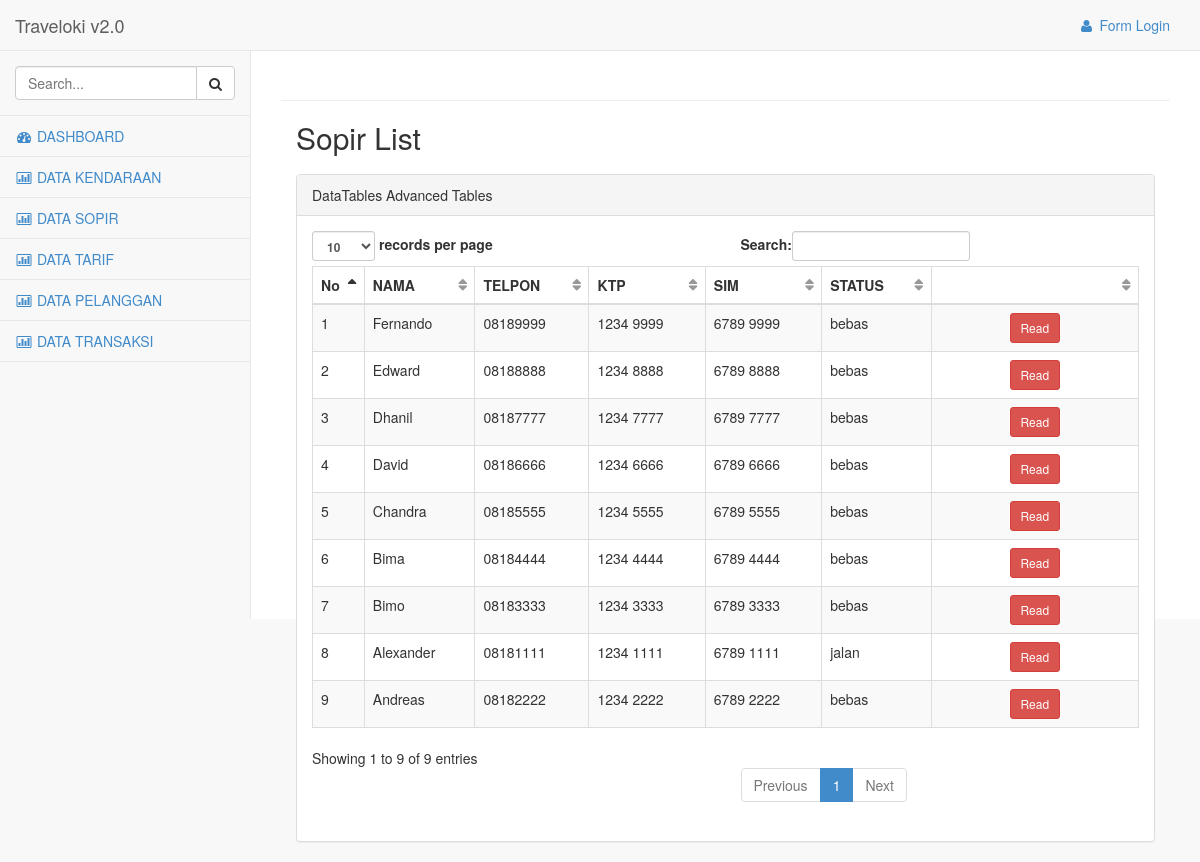
Page /index.php/sopir on the committed database.
### tables this page shows
CREATE TABLE IF NOT EXISTS `sopir` (
`sopir_id` int(11) NOT NULL,
  `sopir_alamat` text NOT NULL,
  `sopir_nama` varchar(100) NOT NULL,
  `sopir_telpon` varchar(12) NOT NULL,
  `sopir_ktp` varchar(30) NOT NULL,
  `sopir_sim` varchar(30) NOT NULL,
  `sopir_status` enum('bebas','jalan') NOT NULL
);

### application/libraries/Template.php (called while the page is built)
<?php if ( ! defined('BASEPATH')) exit('No direct script access allowed');
class Template {
		var $template_data = array();
		function set($name, $value)
		{
			$this->template_data[$name] = $value;
		}
		function load($template = '', $view = '' , $view_data = array(), $return = FALSE)
		{
			$this->CI =& get_instance();
			$this->set('contents', $this->CI->load->view($view, $view_data, TRUE));
			return $this->CI->load->view($template, $this->template_data, $return);
		}
}

### application/controllers/Sopir.php (called while the page is built, shortened)
<?php
class Sopir extends CI_Controller
{
    public function index()
    {
        $sopir = $this->sopir_model->get_all();
        $data = array(
            'sopir_data' => $sopir
        );
        $this->template->load('adminTemplate','sopir_list', $data);
    }
}

### index.php (called while the page is built, shortened)
<?php
require_once BASEPATH.'core/CodeIgniter.php';

### application/models/Sopir_model.php (called while the page is built, shortened)
<?php
class Sopir_model extends CI_Model
{
    public $table = 'sopir';
    public $id = 'sopir_id';
    public $order = 'DESC';
    function get_all()
    {
        $this->db->order_by($this->id, $this->order);
        return $this->db->get($this->table)->result();
    }
}

### application/views/sopir_list.php (the view, shortened to what this page needs)
<div class='col-lg-12'>
    <div class="row" style="margin-bottom: 10px">
        <div class="col-md-4">
            <h2 style="margin-top:0px">Sopir List</h2>
        </div>
        <div class="col-md-4 text-center">
        </div>
        <div class="col-md-4 text-right">
        </div>
    </div>
    <div class="panel panel-default">
        <div class="panel-heading">
            DataTables Advanced Tables
        </div>
        <div class="panel-body">
            <table class="table table-bordered table-striped" id="mytable">
                <thead>
                    <tr>
                        <th>No</th>
                        <th>NAMA</th>
                        <th>TELPON</th>
                        <th>KTP</th>
                        <th>SIM</th>
                        <th>STATUS</th>
                        <th></th>
                    </tr>
                </thead>
                <tbody>
                    <?php
                    $start = 0;
                    foreach ($sopir_data as $sopir) {
                        ?>
                        <tr>
                            <td><?php echo++$start ?></td>
                            <td><?php echo $sopir->sopir_nama ?></td>
                            <td><?php echo $sopir->sopir_telpon ?></td>
                            <td><?php echo $sopir->sopir_ktp ?></td>
                            <td><?php echo $sopir->sopir_sim ?></td>
                            <td><?php echo $sopir->sopir_status ?></td>
                            <td style="text-align:center" width="180">
                                <?php
                                echo anchor(site_url('sopir/read/' . $sopir->sopir_id), 'Read', array('class' => 'btn btn-danger btn-sm'));
                                ?>
                            </td>
                        </tr>
                        <?php
                    }
                    ?>
                </tbody>
            </table>
        </div>
    </div></div>

### assets/css/sb-admin-2.css (style rules this page uses)
body { background-color: #f8f8f8; }
.navbar-top-links li a { padding: 15px; min-height: 50px; }
table.dataTable thead .sorting, table.dataTable thead .sorting_asc, table.dataTable thead .sorting_desc, table.dataTable thead .sorting_asc_disabled, table.dataTable thead .sorting_desc_disabled { background: 0 0; }
table.dataTable thead .sorting_asc:after { content: "\f0de"; float: right; font-family: fontawesome; }
table.dataTable thead .sorting:after { content: "\f0dc"; float: right; font-family: fontawesome; color: rgba(50,50,50,.5); }

### rows in the picture
sopir: sopir_nama "Fernando", sopir_telpon "08189999", sopir_ktp "1234 9999", sopir_sim "6789 9999", sopir_status "bebas", sopir_id "Read"
sopir: sopir_nama "Edward", sopir_telpon "08188888", sopir_ktp "1234 8888", sopir_sim "6789 8888", sopir_status "bebas", sopir_id "Read"
sopir: sopir_nama "Dhanil", sopir_telpon "08187777", sopir_ktp "1234 7777", sopir_sim "6789 7777", sopir_status "bebas", sopir_id "Read"
sopir: sopir_nama "David", sopir_telpon "08186666", sopir_ktp "1234 6666", sopir_sim "6789 6666", sopir_status "bebas", sopir_id "Read"
sopir: sopir_nama "Chandra", sopir_telpon "08185555", sopir_ktp "1234 5555", sopir_sim "6789 5555", sopir_status "bebas", sopir_id "Read"
sopir: sopir_nama "Bima", sopir_telpon "08184444", sopir_ktp "1234 4444", sopir_sim "6789 4444", sopir_status "bebas", sopir_id "Read"
sopir: sopir_nama "Bimo", sopir_telpon "08183333", sopir_ktp "1234 3333", sopir_sim "6789 3333", sopir_status "bebas", sopir_id "Read"
sopir: sopir_nama "Alexander", sopir_telpon "08181111", sopir_ktp "1234 1111", sopir_sim "6789 1111", sopir_status "jalan", sopir_id "Read"
sopir: sopir_nama "Andreas", sopir_telpon "08182222", sopir_ktp "1234 2222", sopir_sim "6789 2222", sopir_status "bebas", sopir_id "Read"

### other values in the picture
anchor('users/login','<i class="fa fa-user fa-fw"></i> Form Login') "Form Login"
anchor('sopir',"<i class='fa fa-bar-chart-o fa-fw'></i> DATA SOPIR") "DATA SOPIR"
anchor('tarif',"<i class='fa fa-bar-chart-o fa-fw'></i> DATA TARIF") "DATA TARIF"
